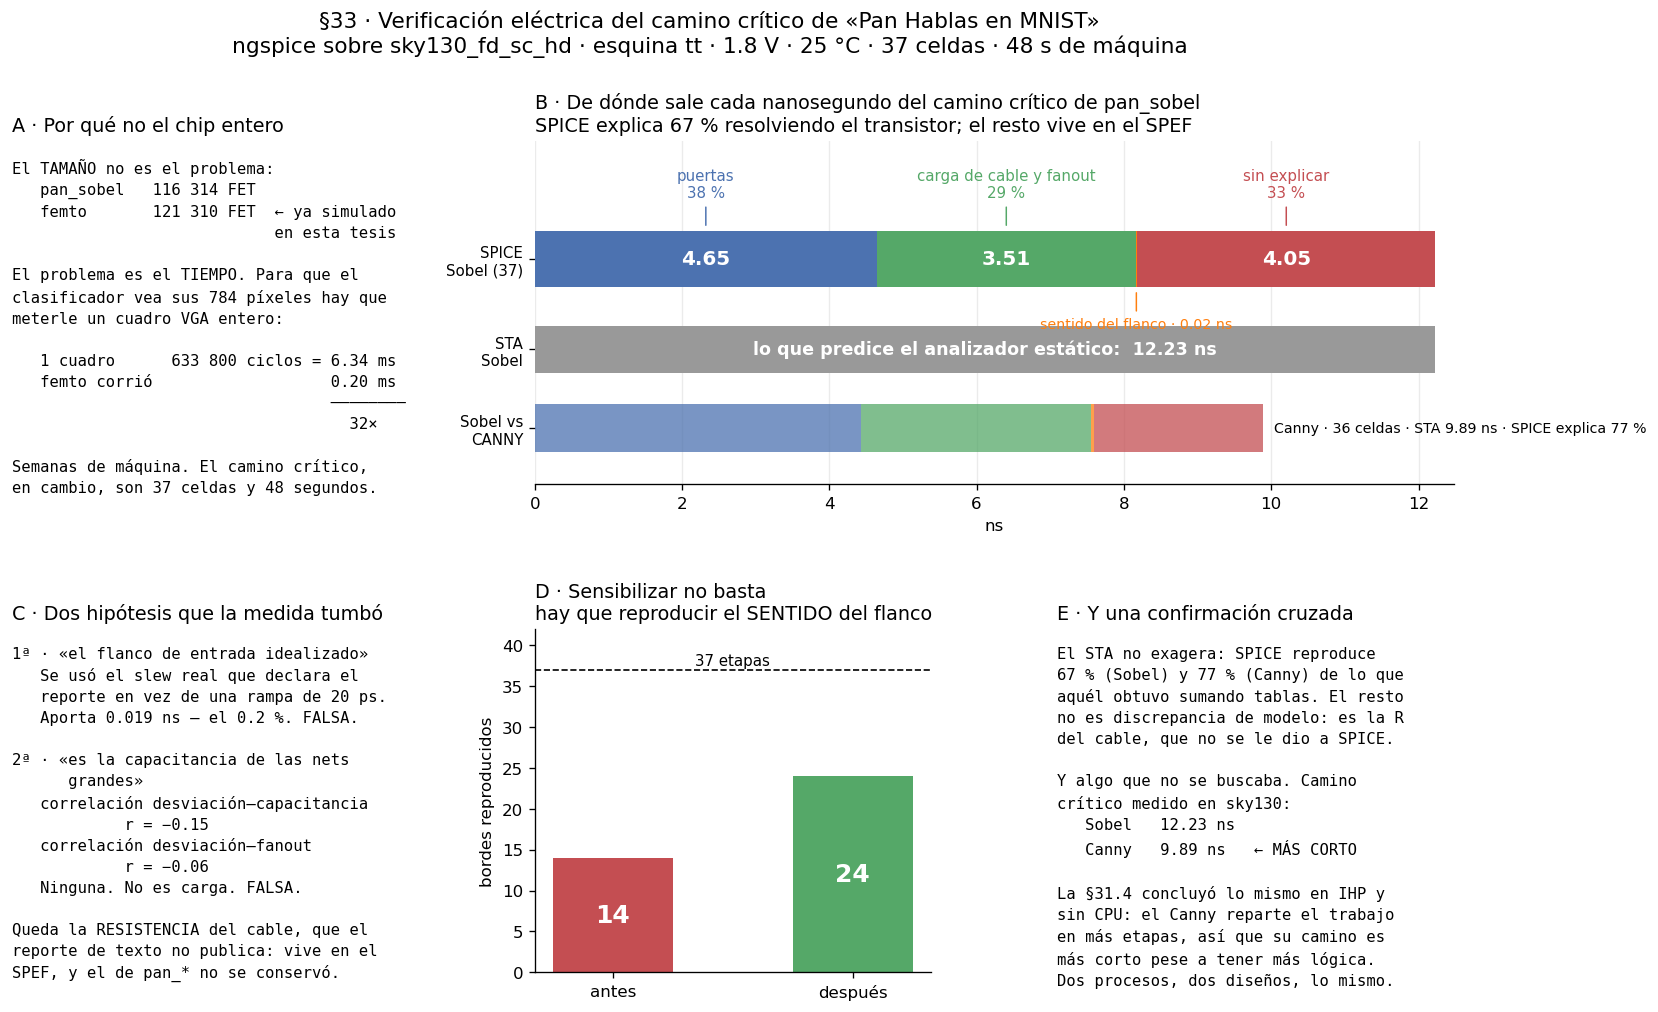

This chart was generated by the following Python code:
# fig_spice_critico.py — la verificación eléctrica del camino crítico de pan_sobel.
# Datos de spice/pan_critico/ (gen_camino.py + correr.py + perfil.py), ngspice sobre
# los subcircuitos de sky130_fd_sc_hd, esquina tt, 1.8 V, 25 °C.
import numpy as np
import matplotlib.pyplot as plt

plt.rcParams["figure.dpi"] = 120

# --- lo medido -------------------------------------------------------------
A, B, C = 4.646, 8.159, 8.178     # puertas · +capacitancia · +flanco real
STA_LOG, CLKQ = 12.230, 0.430
# y el Canny, mismo procedimiento, 36 etapas
Ac, Bc, Cc, STAc = 4.424, 7.552, 7.588, 9.890
FRAME_VGA, FEMTO_US = 6.34e-3, 200e-6
FET_PAN, FET_FEMTO = 116314, 121310

fig = plt.figure(figsize=(15.5, 9))
gs = fig.add_gridspec(2, 3, height_ratios=[1, 1], hspace=.42, wspace=.32)

# --- A · por qué el camino crítico y no el chip entero ---------------------
ax = fig.add_subplot(gs[0, 0])
ax.axis("off")
ax.set_title("A · Por qué no el chip entero", fontsize=11.5, loc="left")
ax.text(0, .95,
        "El TAMAÑO no es el problema:\n"
        "   pan_sobel   116 314 FET\n"
        "   femto       121 310 FET  ← ya simulado\n"
        "                            en esta tesis\n\n"
        "El problema es el TIEMPO. Para que el\n"
        "clasificador vea sus 784 píxeles hay que\n"
        "meterle un cuadro VGA entero:\n\n"
        "   1 cuadro      633 800 ciclos = 6.34 ms\n"
        "   femto corrió                   0.20 ms\n"
        "                                  ────────\n"
        "                                    32×\n\n"
        "Semanas de máquina. El camino crítico,\n"
        "en cambio, son 37 celdas y 48 segundos.",
        va="top", family="monospace", fontsize=9.3, linespacing=1.5)

# --- B · el desglose -------------------------------------------------------
ax = fig.add_subplot(gs[0, 1:])
part = [("puertas", A, "#4c72b0"),
        ("carga de cable y fanout", B - A, "#55a868"),
        ("sentido del flanco", C - B, "#ff7f0e"),
        ("sin explicar", STA_LOG - C, "#c44e52")]
izq = 0
for i, (et, v, col) in enumerate(part):
    ax.barh(0, v, .5, left=izq, color=col)
    if v > .4:
        ax.text(izq + v / 2, 0, "%.2f" % v, ha="center", va="center",
                color="w", weight="bold", fontsize=12)
        ax.annotate("%s\n%.0f %%" % (et, 100 * v / STA_LOG),
                    xy=(izq + v / 2, .27), xytext=(izq + v / 2, .52),
                    ha="center", va="bottom", fontsize=9, color=col,
                    arrowprops=dict(arrowstyle="-", color=col, lw=.9))
    else:
        ax.annotate("%s · %.2f ns" % (et, v), xy=(izq + v / 2, -.27),
                    xytext=(izq + v / 2, -.52), ha="center", va="top",
                    fontsize=8.5, color=col,
                    arrowprops=dict(arrowstyle="-", color=col, lw=.9))
    izq += v
ax.barh(-.8, STA_LOG, .42, color="#999999")
ax.text(STA_LOG / 2, -.8, "lo que predice el analizador estático:  %.2f ns" % STA_LOG,
        ha="center", va="center", color="w", weight="bold", fontsize=10.5)
# y el Canny, para comparar
izq = 0
for et, v, col in [("", Ac, "#4c72b0"), ("", Bc - Ac, "#55a868"),
                   ("", Cc - Bc, "#ff7f0e"), ("", STAc - Cc, "#c44e52")]:
    ax.barh(-1.5, v, .42, left=izq, color=col, alpha=.75); izq += v
ax.text(STAc + .15, -1.5, "Canny · 36 celdas · STA %.2f ns · SPICE explica %.0f %%"
        % (STAc, 100 * Cc / STAc), va="center", fontsize=8.5)
ax.set_ylim(-2.0, 1.05); ax.set_yticks([0, -.8, -1.5])
ax.set_yticklabels(["SPICE\nSobel (37)", "STA\nSobel", "Sobel vs\nCANNY"], fontsize=9)
ax.set_xlabel("ns"); ax.set_xlim(0, STA_LOG * 1.02)
ax.set_title("B · De dónde sale cada nanosegundo del camino crítico de pan_sobel\n"
             "SPICE explica %.0f %% resolviendo el transistor; el resto vive en el SPEF"
             % (100 * C / STA_LOG), fontsize=11.5, loc="left")
for s in ("top", "right", "left"): ax.spines[s].set_visible(False)
ax.grid(axis="x", alpha=.25); ax.set_axisbelow(True)

# --- C · lo que NO era ------------------------------------------------------
ax = fig.add_subplot(gs[1, 0])
ax.axis("off")
ax.set_title("C · Dos hipótesis que la medida tumbó", fontsize=11.5, loc="left")
ax.text(0, .95,
        "1ª · «el flanco de entrada idealizado»\n"
        "   Se usó el slew real que declara el\n"
        "   reporte en vez de una rampa de 20 ps.\n"
        "   Aporta 0.019 ns — el 0.2 %. FALSA.\n\n"
        "2ª · «es la capacitancia de las nets\n"
        "      grandes»\n"
        "   correlación desviación–capacitancia\n"
        "            r = −0.15\n"
        "   correlación desviación–fanout\n"
        "            r = −0.06\n"
        "   Ninguna. No es carga. FALSA.\n\n"
        "Queda la RESISTENCIA del cable, que el\n"
        "reporte de texto no publica: vive en el\n"
        "SPEF, y el de pan_* no se conservó.",
        va="top", family="monospace", fontsize=9.3, linespacing=1.5)

# --- D · el hallazgo metodológico ------------------------------------------
ax = fig.add_subplot(gs[1, 1])
ax.bar(["antes", "después"], [14, 24], .5, color=["#c44e52", "#55a868"])
ax.axhline(37, color="k", ls="--", lw=1)
ax.text(.5, 37.6, "37 etapas", ha="center", fontsize=9)
for i, v in enumerate([14, 24]):
    ax.text(i, v / 2, "%d" % v, ha="center", va="center",
            color="w", weight="bold", fontsize=15)
ax.set_ylim(0, 42); ax.set_ylabel("bordes reproducidos")
ax.set_title("D · Sensibilizar no basta\n"
             "hay que reproducir el SENTIDO del flanco", fontsize=11.5, loc="left")
for s in ("top", "right"): ax.spines[s].set_visible(False)

# --- E · qué queda ----------------------------------------------------------
ax = fig.add_subplot(gs[1, 2])
ax.axis("off")
ax.set_title("E · Y una confirmación cruzada", fontsize=11.5, loc="left")
ax.text(0, .95,
        "El STA no exagera: SPICE reproduce\n"
        "%.0f %% (Sobel) y %.0f %% (Canny) de lo que\n"
        "aquél obtuvo sumando tablas. El resto\n"
        "no es discrepancia de modelo: es la R\n"
        "del cable, que no se le dio a SPICE.\n\n"
        "Y algo que no se buscaba. Camino\n"
        "crítico medido en sky130:\n"
        "   Sobel   %.2f ns\n"
        "   Canny   %.2f ns   ← MÁS CORTO\n\n"
        "La §31.4 concluyó lo mismo en IHP y\n"
        "sin CPU: el Canny reparte el trabajo\n"
        "en más etapas, así que su camino es\n"
        "más corto pese a tener más lógica.\n"
        "Dos procesos, dos diseños, lo mismo."
        % (100 * C / STA_LOG, 100 * Cc / STAc, STA_LOG, STAc),
        va="top", family="monospace", fontsize=9.3, linespacing=1.5)

fig.suptitle("§33 · Verificación eléctrica del camino crítico de «Pan Hablas en MNIST»\n"
             "ngspice sobre sky130_fd_sc_hd · esquina tt · 1.8 V · 25 °C · 37 celdas · 48 s de máquina",
             fontsize=13, y=1.0)
plt.savefig("fig_spice_critico.png", dpi=120, bbox_inches="tight")
plt.show()
print("ok")
